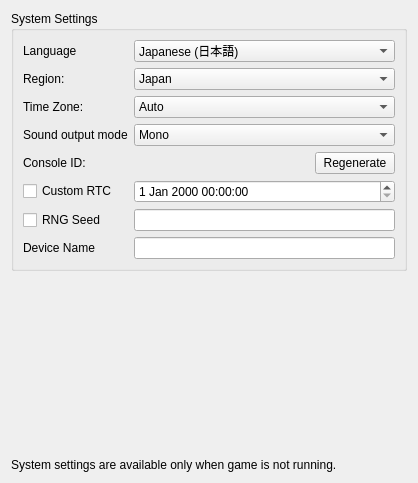
<?xml version="1.0" encoding="UTF-8"?>
<ui version="4.0">
 <class>ConfigureSystem</class>
 <widget class="QWidget" name="ConfigureSystem">
  <property name="geometry">
   <rect>
    <x>0</x>
    <y>0</y>
    <width>366</width>
    <height>483</height>
   </rect>
  </property>
  <property name="windowTitle">
   <string>Form</string>
  </property>
  <property name="accessibleName">
   <string>System</string>
  </property>
  <layout class="QHBoxLayout" name="horizontalLayout">
   <item>
    <layout class="QVBoxLayout" name="verticalLayout">
     <item>
      <widget class="QGroupBox" name="group_system_settings">
       <property name="title">
        <string>System Settings</string>
       </property>
       <layout class="QVBoxLayout" name="verticalLayout_2">
        <item>
         <layout class="QGridLayout" name="gridLayout_2">
          <item row="1" column="0">
           <widget class="QLabel" name="label_region">
            <property name="text">
             <string>Region:</string>
            </property>
           </widget>
          </item>
          <item row="2" column="1">
           <widget class="QComboBox" name="combo_time_zone">
            <item>
             <property name="text">
              <string>Auto</string>
             </property>
            </item>
            <item>
             <property name="text">
              <string>Default</string>
             </property>
            </item>
            <item>
             <property name="text">
              <string>CET</string>
             </property>
            </item>
            <item>
             <property name="text">
              <string>CST6CDT</string>
             </property>
            </item>
            <item>
             <property name="text">
              <string>Cuba</string>
             </property>
            </item>
            <item>
             <property name="text">
              <string>EET</string>
             </property>
            </item>
            <item>
             <property name="text">
              <string>Egypt</string>
             </property>
            </item>
            <item>
             <property name="text">
              <string>Eire</string>
             </property>
            </item>
            <item>
             <property name="text">
              <string>EST</string>
             </property>
            </item>
            <item>
             <property name="text">
              <string>EST5EDT</string>
             </property>
            </item>
            <item>
             <property name="text">
              <string>GB</string>
             </property>
            </item>
            <item>
             <property name="text">
              <string>GB-Eire</string>
             </property>
            </item>
            <item>
             <property name="text">
              <string>GMT</string>
             </property>
            </item>
            <item>
             <property name="text">
              <string>GMT+0</string>
             </property>
            </item>
            <item>
             <property name="text">
              <string>GMT-0</string>
             </property>
            </item>
            <item>
             <property name="text">
              <string>GMT0</string>
             </property>
            </item>
            <item>
             <property name="text">
              <string>Greenwich</string>
             </property>
            </item>
            <item>
             <property name="text">
              <string>Hongkong</string>
             </property>
            </item>
            <item>
             <property name="text">
              <string>HST</string>
             </property>
            </item>
            <item>
             <property name="text">
              <string>Iceland</string>
             </property>
            </item>
            <item>
             <property name="text">
              <string>Iran</string>
             </property>
            </item>
            <item>
             <property name="text">
              <string>Israel</string>
             </property>
            </item>
            <item>
             <property name="text">
              <string>Jamaica</string>
             </property>
            </item>
            <item>
             <property name="text">
              <string>Japan</string>
             </property>
            </item>
            <item>
             <property name="text">
              <string>Kwajalein</string>
             </property>
            </item>
            <item>
             <property name="text">
              <string>Libya</string>
             </property>
            </item>
            <item>
             <property name="text">
              <string>MET</string>
             </property>
            </item>
            <item>
             <property name="text">
              <string>MST</string>
             </property>
            </item>
            <item>
             <property name="text">
              <string>MST7MDT</string>
             </property>
            </item>
            <item>
             <property name="text">
              <string>Navajo</string>
             </property>
            </item>
            <item>
             <property name="text">
              <string>NZ</string>
             </property>
            </item>
            <item>
             <property name="text">
              <string>NZ-CHAT</string>
             </property>
            </item>
            <item>
             <property name="text">
              <string>Poland</string>
             </property>
            </item>
            <item>
             <property name="text">
              <string>Portugal</string>
             </property>
            </item>
            <item>
             <property name="text">
              <string>PRC</string>
             </property>
            </item>
            <item>
             <property name="text">
              <string>PST8PDT</string>
             </property>
            </item>
            <item>
             <property name="text">
              <string>ROC</string>
             </property>
            </item>
            <item>
             <property name="text">
              <string>ROK</string>
             </property>
            </item>
            <item>
             <property name="text">
              <string>Singapore</string>
             </property>
            </item>
            <item>
             <property name="text">
              <string>Turkey</string>
             </property>
            </item>
            <item>
             <property name="text">
              <string>UCT</string>
             </property>
            </item>
            <item>
             <property name="text">
              <string>Universal</string>
             </property>
            </item>
            <item>
             <property name="text">
              <string>UTC</string>
             </property>
            </item>
            <item>
             <property name="text">
              <string>W-SU</string>
             </property>
            </item>
            <item>
             <property name="text">
              <string>WET</string>
             </property>
            </item>
            <item>
             <property name="text">
              <string>Zulu</string>
             </property>
            </item>
           </widget>
          </item>
          <item row="1" column="1">
           <widget class="QComboBox" name="combo_region">
            <item>
             <property name="text">
              <string>Japan</string>
             </property>
            </item>
            <item>
             <property name="text">
              <string>USA</string>
             </property>
            </item>
            <item>
             <property name="text">
              <string>Europe</string>
             </property>
            </item>
            <item>
             <property name="text">
              <string>Australia</string>
             </property>
            </item>
            <item>
             <property name="text">
              <string>China</string>
             </property>
            </item>
            <item>
             <property name="text">
              <string>Korea</string>
             </property>
            </item>
            <item>
             <property name="text">
              <string>Taiwan</string>
             </property>
            </item>
           </widget>
          </item>
          <item row="2" column="0">
           <widget class="QLabel" name="label_timezone">
            <property name="text">
             <string>Time Zone:</string>
            </property>
           </widget>
          </item>
          <item row="0" column="1">
           <widget class="QComboBox" name="combo_language">
            <property name="toolTip">
             <string>Note: this can be overridden when region setting is auto-select</string>
            </property>
            <item>
             <property name="text">
              <string>Japanese (日本語)</string>
             </property>
            </item>
            <item>
             <property name="text">
              <string>American English</string>
             </property>
            </item>
            <item>
             <property name="text">
              <string>French (français)</string>
             </property>
            </item>
            <item>
             <property name="text">
              <string>German (Deutsch)</string>
             </property>
            </item>
            <item>
             <property name="text">
              <string>Italian (italiano)</string>
             </property>
            </item>
            <item>
             <property name="text">
              <string>Spanish (español)</string>
             </property>
            </item>
            <item>
             <property name="text">
              <string>Chinese</string>
             </property>
            </item>
            <item>
             <property name="text">
              <string>Korean (한국어)</string>
             </property>
            </item>
            <item>
             <property name="text">
              <string>Dutch (Nederlands)</string>
             </property>
            </item>
            <item>
             <property name="text">
              <string>Portuguese (português)</string>
             </property>
            </item>
            <item>
             <property name="text">
              <string>Russian (Русский)</string>
             </property>
            </item>
            <item>
             <property name="text">
              <string>Taiwanese</string>
             </property>
            </item>
            <item>
             <property name="text">
              <string>British English</string>
             </property>
            </item>
            <item>
             <property name="text">
              <string>Canadian French</string>
             </property>
            </item>
            <item>
             <property name="text">
              <string>Latin American Spanish</string>
             </property>
            </item>
            <item>
             <property name="text">
              <string>Simplified Chinese</string>
             </property>
            </item>
            <item>
             <property name="text">
              <string>Traditional Chinese (正體中文)</string>
             </property>
            </item>
            <item>
             <property name="text">
              <string>Brazilian Portuguese (português do Brasil)</string>
             </property>
            </item>
           </widget>
          </item>
          <item row="5" column="0">
           <widget class="QCheckBox" name="custom_rtc_checkbox">
            <property name="text">
             <string>Custom RTC</string>
            </property>
           </widget>
          </item>
          <item row="0" column="0">
           <widget class="QLabel" name="label_language">
            <property name="text">
             <string>Language</string>
            </property>
           </widget>
          </item>
          <item row="6" column="0">
           <widget class="QCheckBox" name="rng_seed_checkbox">
            <property name="text">
             <string>RNG Seed</string>
            </property>
           </widget>
          </item>
          <item row="7" column="0">
           <widget class="QLabel" name="device_name_label">
            <property name="text">
             <string>Device Name</string>
            </property>
           </widget>
          </item>
          <item row="3" column="1">
           <widget class="QComboBox" name="combo_sound">
            <item>
             <property name="text">
              <string>Mono</string>
             </property>
            </item>
            <item>
             <property name="text">
              <string>Stereo</string>
             </property>
            </item>
            <item>
             <property name="text">
              <string>Surround</string>
             </property>
            </item>
           </widget>
          </item>
          <item row="4" column="0">
           <widget class="QLabel" name="label_console_id">
            <property name="text">
             <string>Console ID:</string>
            </property>
           </widget>
          </item>
          <item row="3" column="0">
           <widget class="QLabel" name="label_sound">
            <property name="text">
             <string>Sound output mode</string>
            </property>
           </widget>
          </item>
          <item row="5" column="1">
           <widget class="QDateTimeEdit" name="custom_rtc_edit">
            <property name="minimumDate">
             <date>
              <year>1970</year>
              <month>1</month>
              <day>1</day>
             </date>
            </property>
           </widget>
          </item>
          <item row="7" column="1">
           <widget class="QLineEdit" name="device_name_edit">
            <property name="maxLength">
             <number>128</number>
            </property>
           </widget>
          </item>
          <item row="6" column="1">
           <widget class="QLineEdit" name="rng_seed_edit">
            <property name="sizePolicy">
             <sizepolicy hsizetype="Minimum" vsizetype="Fixed">
              <horstretch>0</horstretch>
              <verstretch>0</verstretch>
             </sizepolicy>
            </property>
            <property name="font">
             <font>
              <family>Lucida Console</family>
             </font>
            </property>
            <property name="inputMask">
             <string notr="true">HHHHHHHH</string>
            </property>
            <property name="maxLength">
             <number>8</number>
            </property>
           </widget>
          </item>
          <item row="4" column="1">
           <widget class="QPushButton" name="button_regenerate_console_id">
            <property name="sizePolicy">
             <sizepolicy hsizetype="Fixed" vsizetype="Fixed">
              <horstretch>0</horstretch>
              <verstretch>0</verstretch>
             </sizepolicy>
            </property>
            <property name="layoutDirection">
             <enum>Qt::RightToLeft</enum>
            </property>
            <property name="text">
             <string>Regenerate</string>
            </property>
           </widget>
          </item>
         </layout>
        </item>
       </layout>
      </widget>
     </item>
     <item>
      <spacer name="verticalSpacer">
       <property name="orientation">
        <enum>Qt::Vertical</enum>
       </property>
       <property name="sizeHint" stdset="0">
        <size>
         <width>20</width>
         <height>40</height>
        </size>
       </property>
      </spacer>
     </item>
     <item>
      <widget class="QLabel" name="label_warn_invalid_locale">
       <property name="text">
        <string></string>
       </property>
       <property name="wordWrap">
        <bool>true</bool>
       </property>
      </widget>
     </item>
     <item>
      <widget class="QLabel" name="label_disable_info">
       <property name="text">
        <string>System settings are available only when game is not running.</string>
       </property>
       <property name="wordWrap">
        <bool>true</bool>
       </property>
      </widget>
     </item>
    </layout>
   </item>
  </layout>
 </widget>
 <resources/>
 <connections/>
</ui>
